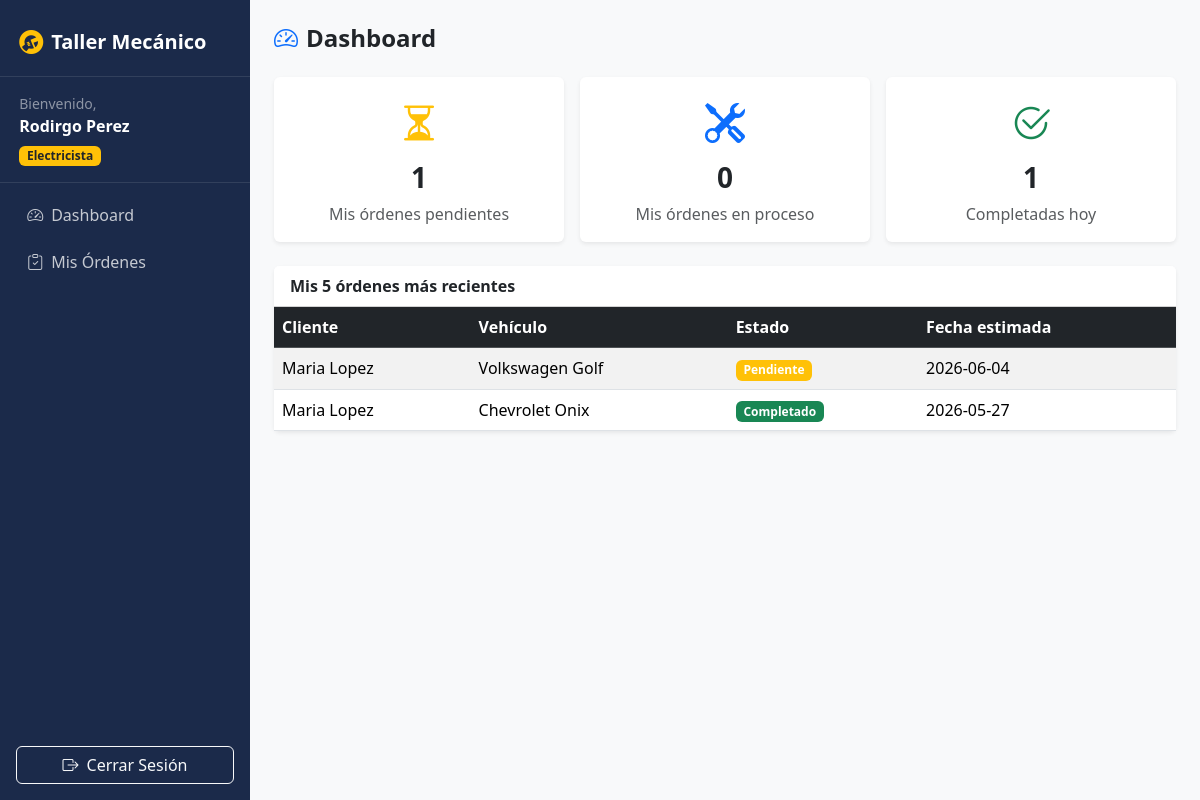
The page /dashboard.php (signed in) on the database its author committed.
### tables this page shows
CREATE TABLE ordenes_trabajo (
    id INT PRIMARY KEY AUTO_INCREMENT,
    id_vehiculo INT NOT NULL,
    id_cliente INT NOT NULL,
    id_trabajador INT NOT NULL,
    tipo ENUM('mecanica','electricidad') NOT NULL,
    descripcion TEXT NOT NULL,
    estado ENUM('pendiente','en_proceso','completado','cancelado') NOT NULL DEFAULT 'pendiente',
    fecha_ingreso DATE NOT NULL,
    fecha_estimada DATE NOT NULL,
    created_at TIMESTAMP DEFAULT CURRENT_TIMESTAMP,
    FOREIGN KEY (id_vehiculo) REFERENCES vehiculos(id),
    FOREIGN KEY (id_cliente) REFERENCES usuarios(id),
    FOREIGN KEY (id_trabajador) REFERENCES usuarios(id)
);

### dashboard.php (the view, shortened to what this page needs)
<?php
require_once 'consultas.php';
$conexion   = conexion();
$id_usuario = $_SESSION['id'];
?>
<?php include 'header.php'; ?>
<?php include 'menulateral.php'; ?>
<div class="container-fluid p-4">
    <h4 class="fw-bold mb-4"><i class="bi bi-speedometer2 me-2 text-primary"></i>Dashboard</h4>
    <?php if ($rol === 'admin'){ ?>
    <div class="row g-3 mb-4">
        <div class="col-6 col-md-3">
            <div class="card border-0 shadow-sm text-center h-100">
                <div class="card-body">
                    <i class="bi bi-people fs-1 text-primary"></i>
                    <h3 class="fw-bold mt-2"><?php echo contarUsuarios($conexion); ?></h3>
                    <p class="text-muted mb-0">Total Usuarios</p>
                </div>
            </div>
        </div>
        <div class="col-6 col-md-3">
            <div class="card border-0 shadow-sm text-center h-100">
                <div class="card-body">
                    <i class="bi bi-car-front fs-1 text-success"></i>
                    <h3 class="fw-bold mt-2"><?php echo contarVehiculos($conexion); ?></h3>
                    <p class="text-muted mb-0">Total Vehículos</p>
                </div>
            </div>
        </div>
        <div class="col-6 col-md-3">
            <div class="card border-0 shadow-sm text-center h-100">
                <div class="card-body">
                    <i class="bi bi-hourglass-split fs-1 text-warning"></i>
                    <h3 class="fw-bold mt-2"><?php echo contarOrdenesPorEstado($conexion, 'pendiente'); ?></h3>
                    <p class="text-muted mb-0">Órdenes Pendientes</p>
                </div>
            </div>
        </div>
        <div class="col-6 col-md-3">
            <div class="card border-0 shadow-sm text-center h-100">
                <div class="card-body">
                    <i class="bi bi-check-circle fs-1 text-success"></i>
                    <h3 class="fw-bold mt-2"><?php echo contarOrdenesPorEstado($conexion, 'completado'); ?></h3>
                    <p class="text-muted mb-0">Órdenes Completadas</p>
                </div>
            </div>
        </div>
    </div>
    <div class="card border-0 shadow-sm">
        <div class="card-header bg-white fw-semibold">Próximas órdenes activas</div>
        <div class="card-body p-0">
            <div class="table-responsive">
                <table class="table table-striped table-hover mb-0">
                    <thead class="table-dark">
                        <tr><th>Cliente</th><th>Vehículo</th><th>Tipo</th><th>Estado</th><th>Fecha estimada</th></tr>
                    </thead>
                    <tbody>
                    <?php $res = proximasOrdenesActivas($conexion); while ($row = mysqli_fetch_array($res)) { ?>
                    <tr>
                        <td><?php echo $row['cliente']; ?></td>
                        <td><?php echo $row['vehiculo']; ?></td>
                        <td><span class="badge bg-<?php echo $row['tipo']==='mecanica'?'info text-dark':'secondary'; ?>"><?php echo ucfirst($row['tipo']); ?></span></td>
                        <td><?php echo badge_estado($row['estado']); ?></td>
                        <td><?php echo $row['fecha_estimada']; ?></td>
                    </tr>
                    <?php } ?>
                    </tbody>
                </table>
            </div>
        </div>
    </div>
    <?php } elseif ($rol === 'mecanico' || $rol === 'electricista'){ ?>
    <?php $tipo = $rol === 'mecanico' ? 'mecanica' : 'electricidad'; ?>
    <div class="row g-3 mb-4">
        <div class="col-12 col-md-4">
            <div class="card border-0 shadow-sm text-center h-100">
                <div class="card-body">
                    <i class="bi bi-hourglass-split fs-1 text-warning"></i>
                    <h3 class="fw-bold mt-2"><?php echo contarOrdenesTrabajador($conexion, $id_usuario, $tipo, 'pendiente'); ?></h3>
                    <p class="text-muted mb-0">Mis órdenes pendientes</p>
                </div>
            </div>
        </div>
        <div class="col-12 col-md-4">
            <div class="card border-0 shadow-sm text-center h-100">
                <div class="card-body">
                    <i class="bi bi-tools fs-1 text-primary"></i>
                    <h3 class="fw-bold mt-2"><?php echo contarOrdenesTrabajador($conexion, $id_usuario, $tipo, 'en_proceso'); ?></h3>
                    <p class="text-muted mb-0">Mis órdenes en proceso</p>
                </div>
            </div>
        </div>
        <div class="col-12 col-md-4">
            <div class="card border-0 shadow-sm text-center h-100">
                <div class="card-body">
                    <i class="bi bi-check2-circle fs-1 text-success"></i>
                    <h3 class="fw-bold mt-2"><?php echo contarOrdenesCompletadasHoy($conexion, $id_usuario, $tipo); ?></h3>
                    <p class="text-muted mb-0">Completadas hoy</p>
                </div>
            </div>
        </div>
    </div>
    <div class="card border-0 shadow-sm">
        <div class="card-header bg-white fw-semibold">Mis 5 órdenes más recientes</div>
        <div class="card-body p-0">
            <div class="table-responsive">
                <table class="table table-striped table-hover mb-0">
                    <thead class="table-dark">
                        <tr><th>Cliente</th><th>Vehículo</th><th>Estado</th><th>Fecha estimada</th></tr>
                    </thead>
                    <tbody>
                    <?php $res = ultimasOrdenesTrabajador($conexion, $id_usuario, $tipo); while ($row = mysqli_fetch_array($res)) { ?>
                    <tr>
                        <td><?php echo $row['cliente']; ?></td>
                        <td><?php echo $row['vehiculo']; ?></td>
                        <td><?php echo badge_estado($row['estado']); ?></td>
                        <td><?php echo $row['fecha_estimada']; ?></td>
                    </tr>
                    <?php } ?>
                    </tbody>
                </table>
            </div>
        </div>
    </div>
    <?php }; ?>
</div>
<?php include 'footer.php'; ?>

### consultas.php (shortened to what this page needs)
<?php
function badge_estado($estado) {
    $clases = ['pendiente'=>'warning','en_proceso'=>'primary','completado'=>'success','cancelado'=>'danger'];
    $labels = ['pendiente'=>'Pendiente','en_proceso'=>'En Proceso','completado'=>'Completado','cancelado'=>'Cancelado'];
    if (isset($clases[$estado])) {
        $clase = $clases[$estado];
    } else {
        $clase = 'secondary';
    }
    if (isset($labels[$estado])) {
        $label = $labels[$estado];
    } else {
        $label = $estado;
    }
    return "<span class=\"badge bg-{$clase}\">{$label}</span>";
}
function contarOrdenesTrabajador($conexion, $id_usuario, $tipo, $estado) {
    $SQL = "SELECT COUNT(*) FROM ordenes_trabajo
        WHERE id_trabajador = $id_usuario AND tipo = '$tipo' AND estado = '$estado'";
    $rs = mysqli_query($conexion, $SQL);
    $fila = mysqli_fetch_array($rs);
    return $fila[0];
}
function contarOrdenesCompletadasHoy($conexion, $id_usuario, $tipo) {
    $SQL = "SELECT COUNT(*) FROM ordenes_trabajo
        WHERE id_trabajador = $id_usuario AND tipo = '$tipo' AND estado = 'completado' AND DATE(created_at) = CURDATE()";
    $rs = mysqli_query($conexion, $SQL);
    $fila = mysqli_fetch_array($rs);
    return $fila[0];
}
function ultimasOrdenesTrabajador($conexion, $id_usuario, $tipo) {
    $SQL = "SELECT ot.*, CONCAT(u.nombre, ' ', u.apellido) AS cliente,
        CONCAT(v.marca, ' ', v.modelo) AS vehiculo
        FROM ordenes_trabajo ot
        JOIN usuarios u ON ot.id_cliente = u.id
        JOIN vehiculos v ON ot.id_vehiculo = v.id
        WHERE ot.id_trabajador = $id_usuario AND ot.tipo = '$tipo'
        ORDER BY ot.created_at DESC LIMIT 5";
    $rs = mysqli_query($conexion, $SQL);
    return $rs;
}

### rows shown on the page
ordenes_trabajo: cliente "Maria Lopez", vehiculo "Volkswagen Golf", estado "Pendiente", fecha_estimada "2026-06-04"
ordenes_trabajo: cliente "Maria Lopez", vehiculo "Chevrolet Onix", estado "Completado", fecha_estimada "2026-05-27"

### other values the page prints
$_SESSION['nombre'] "Rodirgo"
$_SESSION['apellido'] "Perez"
$rol "Electricista"
contarOrdenesTrabajador($conexion, $id_usuario, $tipo, 'pendiente') "1"
contarOrdenesTrabajador($conexion, $id_usuario, $tipo, 'en_proceso') "0"
contarOrdenesCompletadasHoy($conexion, $id_usuario, $tipo) "1"
